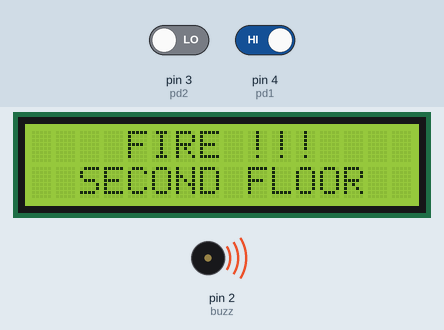
This sketch was run on a simulated Arduino Uno, built with avr-gcc and run on an emulated ATmega328P. On the bench: 16×2 character LCD, buzzer (waves = sounding, pin HIGH). The test bench sets the inputs (shaded band); at power-on: pin 4 (pd1) HIGH, pin 3 (pd2) LOW.

Above: at 10.3 s.
10.4 s: pin 4 (pd1) driven LOW
At 12.1 s:
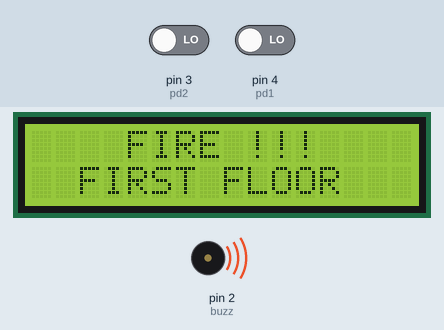
12.7 s: pin 4 (pd1) driven HIGH
At 13.6 s:
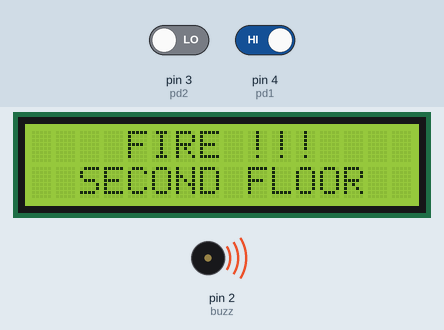
14.8 s: pin 3 (pd2) driven HIGH
At 16.3 s:
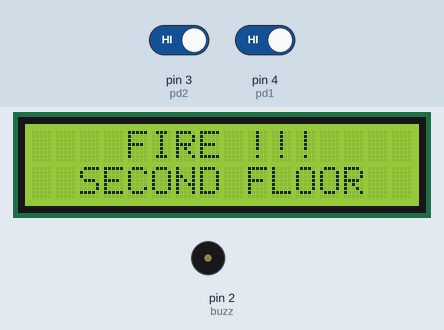
16.8 s: pin 3 (pd2) driven LOW
At 17.6 s:
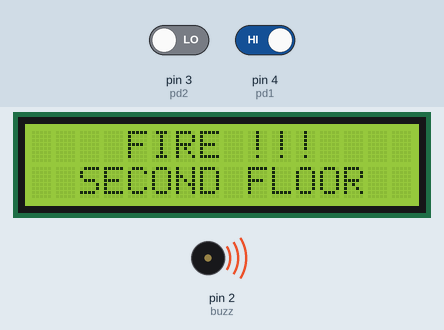
Timing chart, 0 to 19.3 s (numbered marks = the images above; inputs shaded):
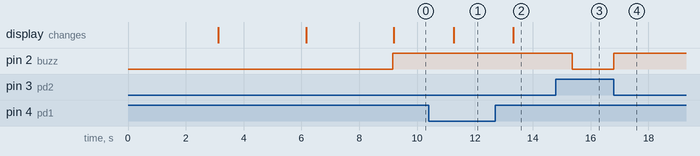

The sketch:

Sistem_Bangunan_Cerdas.ino
```cpp
/*
FIRE ALARM SYSTEM

LCD:    SDA : A4
        SCL : A5
Buzzer      : D2
PD1         : D4
PD2         : D3
*/

#include <LiquidCrystal_I2C.h>
#include <Wire.h>

LiquidCrystal_I2C lcd (0x27, 16, 2);


int buzz = 2;
int pd1 = 4;
int pd2 = 3;

void setup() {
  // put your setup code here, to run once:
pinMode(pd1, INPUT);
pinMode(pd2, INPUT);
pinMode(buzz, OUTPUT);

lcd.begin();
lcd.clear();
lcd.setCursor(0,0);
lcd.print("   FIRE ALARM   ");
lcd.setCursor(0,1);
lcd.print("     SYSTEM     ");
delay(3000);

lcd.clear();
lcd.setCursor(0,0);
lcd.print("  NURUL UTAMI  ");
lcd.setCursor(0,1);
lcd.print(" PUTRI WANDINI ");
delay(3000);
lcd.clear();
lcd.setCursor(0,0);
lcd.print("    HASLINDA    ");
lcd.setCursor(0,1);
lcd.print("   PUTU HERDY   ");
delay(3000);

}

void loop() {
  // put your main code here, to run repeatedly:


  if (digitalRead(pd1)==LOW)
  {
    digitalWrite(buzz, HIGH);
    lcd.clear();
    lcd.setCursor(0,0);
    lcd.print("    FIRE !!!    ");
    lcd.setCursor(0,1);
    lcd.print("  FIRST FLOOR  ");
    delay(1000);
  }
  else if (digitalRead(pd2)==LOW)
  {
    digitalWrite(buzz, HIGH);
    lcd.clear();
    lcd.setCursor(0,0);
    lcd.print("    FIRE !!!    ");
    lcd.setCursor(0,1);
    lcd.print("  SECOND FLOOR ");
    delay(1000);
  }
  else
  {
    digitalWrite(buzz, LOW);
  }
}
```

Measured:
- after the input at 10.4 s, the display: changes after 0.86 s (image 1)
- after the input at 12.7 s, the display: changes after 0.63 s (image 2)
- after the input at 14.8 s, pin 2 (buzz): HIGH → LOW after 0.56 s
- after the input at 16.8 s, pin 2 (buzz): LOW → HIGH at once
